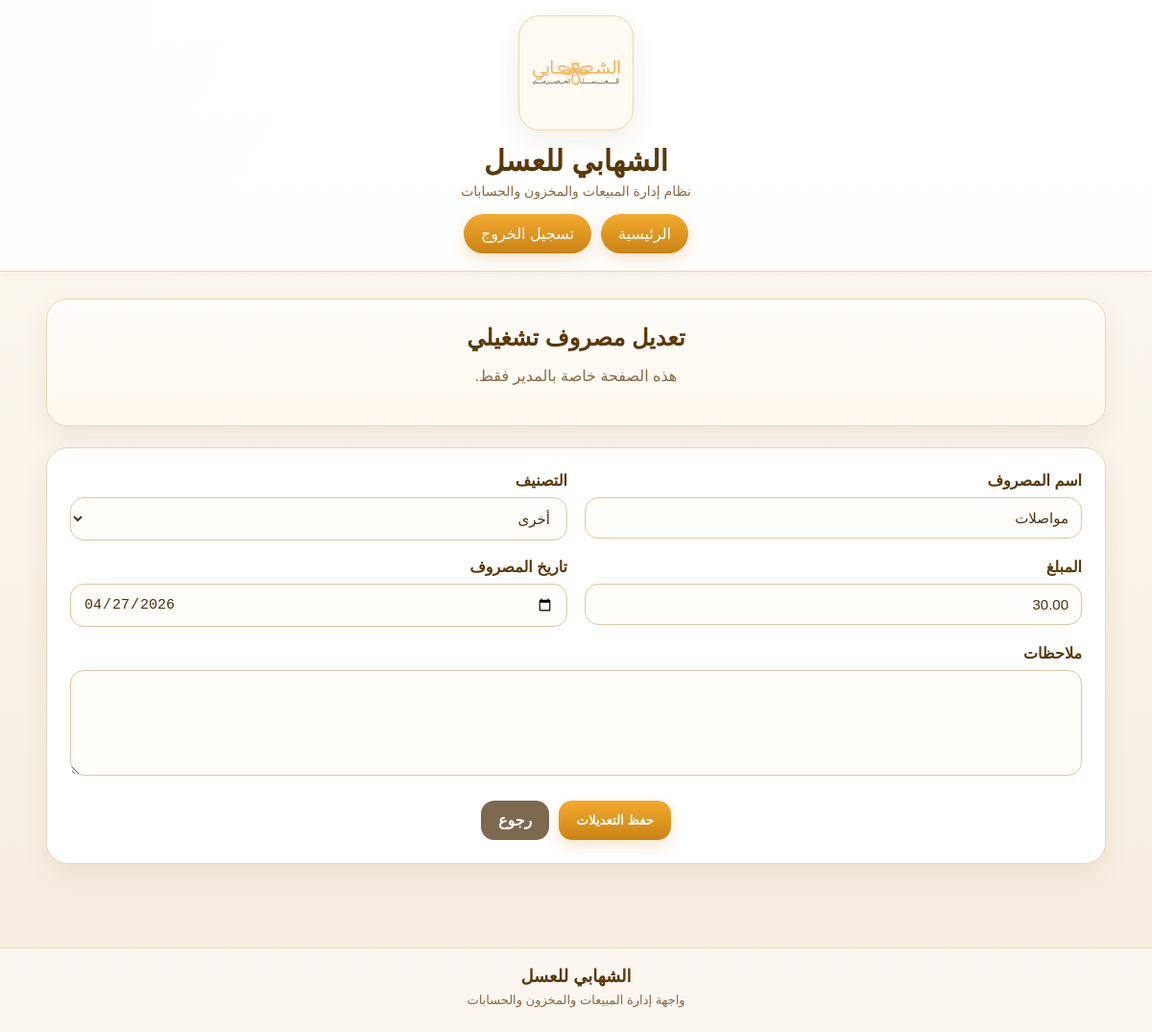
The app's page /finance/manager/profit-center/expenses/1/edit/ (signed in) with its own data.
### finance/models.py (models this page shows, shortened)
class OperatingExpense(models.Model):
    CATEGORY_CHOICES = [
        ('rent', 'إيجار'),
        ('wages', 'أجور ورواتب'),
        ('transport', 'نقل'),
        ('maintenance', 'صيانة'),
        ('electricity', 'كهرباء'),
        ('other', 'أخرى'),
    ]
    name = models.CharField(
        max_length=200,
        verbose_name='اسم المصروف'
    )
    category = models.CharField(
        max_length=30,
        choices=CATEGORY_CHOICES,
        verbose_name='التصنيف'
    )
    amount = models.DecimalField(
        max_digits=12,
        decimal_places=2,
        verbose_name='المبلغ'
    )
    expense_date = models.DateField(
        default=timezone.localdate,
        verbose_name='تاريخ المصروف'
    )
    notes = models.TextField(
        blank=True,
        null=True,
        verbose_name='ملاحظات'
    )
    created_at = models.DateTimeField(
        auto_now_add=True,
        verbose_name='تاريخ الإنشاء'
    )
    class Meta:
        verbose_name = 'مصروف تشغيلي'
        verbose_name_plural = 'المصاريف التشغيلية'
        ordering = ['-expense_date', '-created_at']

### finance/views.py (the view)
# urls.py: path('manager/profit-center/expenses/<int:pk>/edit/', manager_operating_expense_update, name='manager-operating-expense-update'),
@login_required
def manager_operating_expense_update(request, pk):
    profile = WorkerProfile.objects.filter(user=request.user).select_related('warehouse').first()
    if not profile or profile.role != 'manager':
        return redirect('dashboard')
    expense = get_object_or_404(OperatingExpense, pk=pk)
    if request.method == 'POST':
        form = ManagerOperatingExpenseForm(request.POST, instance=expense)
        if form.is_valid():
            form.save()
            return redirect('manager-profit-center')
    else:
        form = ManagerOperatingExpenseForm(instance=expense)
    return render(request, 'finance/operating_expense_form.html', {
        'profile': profile,
        'form': form,
        'page_title': 'تعديل مصروف تشغيلي',
        'submit_label': 'حفظ التعديلات',
    })

### finance/forms.py
class ManagerOperatingExpenseForm(forms.ModelForm):
    class Meta:
        model = OperatingExpense
        fields = [
            'name',
            'category',
            'amount',
            'expense_date',
            'notes',
        ]
        widgets = {
            'expense_date': forms.DateInput(attrs={'type': 'date'}),
            'notes': forms.Textarea(attrs={'rows': 4}),
        }
    def __init__(self, *args, **kwargs):
        super().__init__(*args, **kwargs)
        for field in self.fields.values():
            existing_class = field.widget.attrs.get('class', '')
            field.widget.attrs['class'] = f'{existing_class} form-control'.strip()

### templates/finance/operating_expense_form.html (shortened to what this page needs)
{% extends 'base.html' %}
{% block content %}
<div class="hero-card">
    <h2>{{ page_title }}</h2>
    <p class="muted">هذه الصفحة خاصة بالمدير فقط.</p>
</div>
<div class="panel-card">
    <form method="post">
        <div class="grid">
            <div class="col-6">
                <label>اسم المصروف</label>
                {{ form.name }}
            </div>
            <div class="col-6">
                <label>التصنيف</label>
                {{ form.category }}
            </div>
            <div class="col-6">
                <label>المبلغ</label>
                {{ form.amount }}
            </div>
            <div class="col-6">
                <label>تاريخ المصروف</label>
                {{ form.expense_date }}
            </div>
            <div class="col-12">
                <label>ملاحظات</label>
                {{ form.notes }}
            </div>
        </div>
        <div class="actions">
            <button type="submit" class="btn">{{ submit_label }}</button>
            <a href="{% url 'manager-profit-center' %}" class="btn btn-secondary">رجوع</a>
        </div>
    </form>
</div>
{% endblock %}

### static/css/style.css (style rules this page uses)
:root { --bg-main: #fbf7ef; --bg-soft: #f7efe2; --card-bg: #ffffff; --text-main: #493112; --text-soft: #8a6a40; --gold-main: #f4aa2f; --gold-dark: #c98315; --brown-main: #5a3808; --border-soft: #ead7b5; --shadow-soft: 0 10px 28px rgba(90, 56, 8, 0.08); --radius-xl: 22px; --radius-lg: 18px; --radius-md: 14px; }
* { box-sizing: border-box; }
body { margin: 0; font-family: Tahoma, Arial, sans-serif; color: var(--text-main); background: radial-gradient(circle at top left, rgba(244, 170, 47, 0.06), transparent 22%), linear-gradient(180deg, #fdfaf4 0%, #f6ecde 100%); }
.hero-card, .panel-card, .stat-card { background: var(--card-bg); border: 1px solid var(--border-soft); border-radius: var(--radius-xl); box-shadow: var(--shadow-soft); }
.hero-card { padding: 26px; text-align: center; margin-bottom: 22px; background: linear-gradient(180deg, #fffdfa 0%, #fff8ee 100%); }
.panel-card { padding: 24px; margin-bottom: 22px; }
.hero-card h2, .panel-card h2, .panel-card h3 { margin-top: 0; margin-bottom: 10px; color: var(--brown-main); }
.muted { color: var(--text-soft); text-align: center; }
.grid { display: grid; grid-template-columns: repeat(12, 1fr); gap: 18px; margin-bottom: 22px; }
.col-6 { grid-column: span 6; }
.col-12 { grid-column: span 12; }
.actions { display: flex; justify-content: center; gap: 10px; flex-wrap: wrap; margin-top: 14px; }
.btn { display: inline-block; padding: 11px 18px; border-radius: 14px; background: linear-gradient(180deg, var(--gold-main), var(--gold-dark)); color: white; text-decoration: none; border: none; cursor: pointer; font-weight: bold; box-shadow: 0 6px 16px rgba(201, 131, 21, 0.22); }
.btn-secondary { background: #7d6950; box-shadow: none; }
label { display: block; margin-bottom: 8px; font-weight: bold; color: var(--brown-main); }
input, select, textarea, .form-control { width: 100%; padding: 12px 13px; border: 1px solid #ddc8a4; border-radius: 14px; background: #fffdfa; font-size: 15px; color: var(--text-main); }
textarea { min-height: 110px; resize: vertical; }
.btn, .main-nav a, .logout-btn, .quick-links a { transition: 0.2s ease; }

### records on screen
OperatingExpense: name "مواصلات", category "أخرى", amount "30.00", expense_date "04/27/2026"

### other values on screen
{{ page_title }} "تعديل مصروف تشغيلي"
{{ submit_label }} "حفظ التعديلات"
